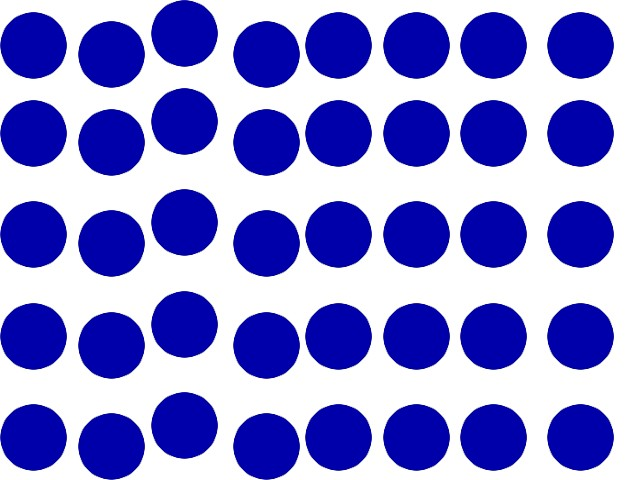
#> input picture circleDetector/seq_test.jpeg, 640 x 480 px, given in place of the camera
$ python circleDetectorWithInterpolation.py
#> lines starting #> are read from the running program, lines starting #| are printed output that depends on the picture
import cv2
import numpy as np
import csv

def firstSort(coordinates):
	return coordinates[1]

def secondSort(coordinates):
	return coordinates[0]

def main():
	# Detect circles from an image from the webcam
	#frame = cv2.imread('/Users/jpclemente97/git/PopsenteretProducerStation/circleDetector/CameraCalibrating.png', cv2.IMREAD_COLOR)

	cam = cv2.VideoCapture(1)
	ret, frame = cam.read()
#> frame is the input picture: shape (480, 640, 3); mean B, G, R 214.7, 139.8, 139.8

	frame = cv2.flip(frame, 1)
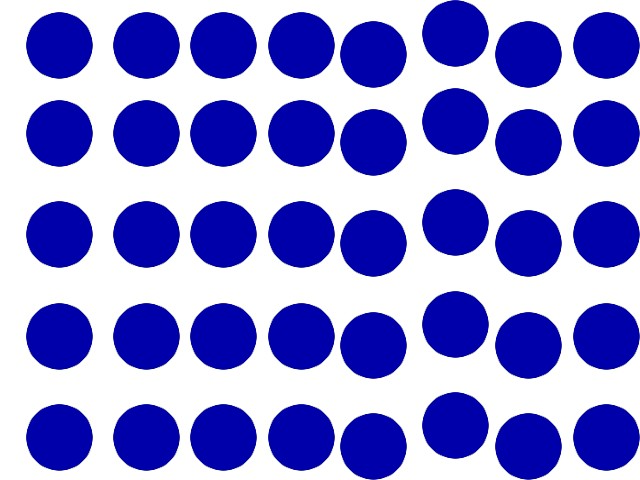
#> frame: shape (480, 640, 3); mean B, G, R 214.7, 139.8, 139.8

	cv2.imshow("Detected Circle", frame)
	cv2.waitKey(5000)
	cv2.destroyAllWindows()
	frame = frame.astype(np.uint8)
	gray = cv2.cvtColor(frame, cv2.COLOR_BGR2GRAY)
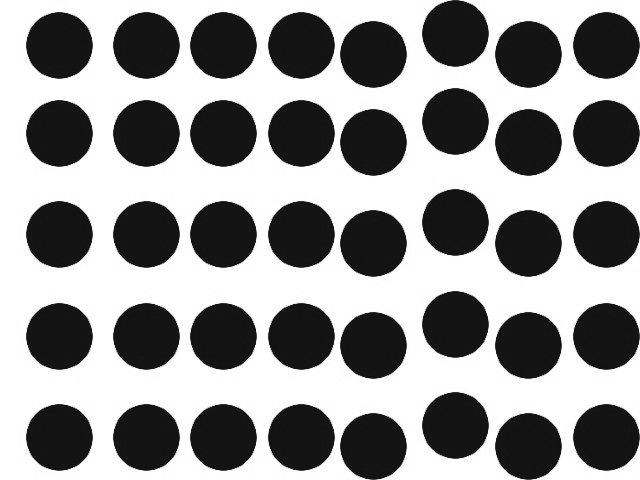
#> gray: shape (480, 640); min 12, max 255, mean 148.3
	blur = cv2.blur(gray, (3, 3))
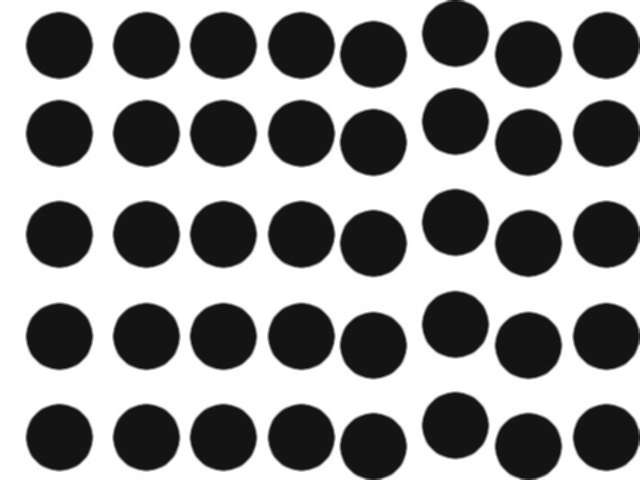
#> blur: shape (480, 640); min 18, max 255, mean 148.2

	success = False
	for param1 in reversed(range(30, 80)):
		if(success):
			break
		for param2 in reversed(range(1, 150)):
			circles = cv2.HoughCircles(blur,
					cv2.HOUGH_GRADIENT, 1, 20, param1 = param1,
					param2 = param2, minRadius = 5, maxRadius = 100)

			if circles is not None:
				centerPixelCoordinates = []
				# Save x,y coordinates of the center pixel for each circle
				for pt in circles[0, :]:
					centerPixelCoordinates.append([int(pt[0]), int(pt[1])])

				if len(centerPixelCoordinates) > 35:
					break
				# Make sure exactly 35 circles are found before proceeding
				elif len(centerPixelCoordinates) != 35:
					print(str(len(centerPixelCoordinates)) + " circles found")
				else:
					# Sort by their y values so we can get all 8 circles on each row
					centerPixelCoordinates.sort(key=firstSort)

					# Separate into 5 rows of 8 corresponding to each row of the sequencer
					coordinatesDict = {
						"guitar": centerPixelCoordinates[0:6],
						"tom": centerPixelCoordinates[6:14],
						"hihat": centerPixelCoordinates[14:21],
						"snare": centerPixelCoordinates[21:29],
						"kick": centerPixelCoordinates[29:35]
					}

					# Sort each row of 8 by their x values to get the correct order
					for key, value in coordinatesDict.items():
						value.sort(key=secondSort)

					coordinatesDict = interpretValues(coordinatesDict)

					# Check if all the center pixels are in a grid formation
					if gridDetector(coordinatesDict):
						frame_copy = frame
						for pt in circles[0, :]:
							a, b, r = int(pt[0]), int(pt[1]), int(pt[2])

							# Draw the circumference of the circle.
							cv2.circle(frame_copy, (a, b), r, (0, 255, 0), 2)

							# Draw a small circle (of radius 1) to show the center.
							cv2.circle(frame_copy, (a, b), 1, (0, 0, 255), 3)

							circles = np.uint16(np.around(circles))

						cv2.imshow("Detected Circle", frame_copy)
						cv2.waitKey(5000)
						cv2.destroyAllWindows()

						# Write the CSV file
						with open('../Dev_241022/seq.csv', 'w', newline='') as f:
							writer = csv.writer(f)
							for key, value in coordinatesDict.items():
								for coordinate in value:
									writer.writerow(coordinate)
						print("Success! Find results in seq.csv")
						success = True
						break
					else:
						print("Grid search failed")
#> after the loop, centerPixelCoordinates = 36 pairs, first value 57 to 606, second value 44 to 444; coordinatesDict = 5 items; success = False

def gridDetector(coordinatesDict):
	# Check grid columns (x axis)
	for i in range(0, 8):
		minPixelX = 999999
		maxPixelX = 0
		for key, centerPixelCoordinates in coordinatesDict.items():
			if centerPixelCoordinates[i][0] < minPixelX:
				minPixelX = centerPixelCoordinates[i][0]
			elif centerPixelCoordinates[i][0] > maxPixelX:
				maxPixelX = centerPixelCoordinates[i][0]

		if ((maxPixelX - minPixelX) > 100):
			print(maxPixelX)
			print(minPixelX)
			return False

	# Check grid rows (y axis)
	for key, centerPixelCoordinates in coordinatesDict.items():
		minPixelY = 999999
		maxPixelY = 0
		for coordinate in centerPixelCoordinates:
			if coordinate[1] < minPixelY:
				minPixelY = coordinate[1]
			elif coordinate[1] > maxPixelY:
				maxPixelY = coordinate[1]

		if ((maxPixelY - minPixelY) > 100):
			return False

	return True

def interpretValues(coordinatesDict):
	guitarCoordinates = coordinatesDict['guitar']
	tomCoordinates = coordinatesDict['tom']
	hihatCoordinates = coordinatesDict['hihat']
	snareCoordinates = coordinatesDict['snare']
	kickCoordinates = coordinatesDict['kick']

	guitarX = []
	guitarY = []
	for x, y in guitarCoordinates:
		guitarX.append(x)
		guitarY.append(y)

	hihatX = []
	hihatY = []
	for x, y in hihatCoordinates:
		hihatX.append(x)
		hihatY.append(y)

	kickX = []
	kickY = []
	for x, y in kickCoordinates:
		kickX.append(x)
		kickY.append(y)

	xpGuitarKick = [0, 2, 3, 4, 5, 7]
	xpHiHat = [0, 1, 2, 3, 5, 6, 7]

	guitarNewX = np.interp([1, 6], xpGuitarKick, guitarX)
	hihatNewX = np.interp(4, xpHiHat, hihatX)
	kickNewX = np.interp([1, 6], xpGuitarKick, kickX)
	guitarNewY = np.interp([1, 6], xpGuitarKick, guitarY)
	hihatNewY = np.interp(4, xpHiHat, hihatY)
	kickNewY = np.interp([1, 6], xpGuitarKick, kickY)

	coordinatesDict['guitar'].insert(1, [int(guitarNewX[0]), int(guitarNewY[0])])
	coordinatesDict['guitar'].insert(6, [int(guitarNewX[1]), int(guitarNewY[1])])
	coordinatesDict['hihat'].insert(4, [int(hihatNewX), int(hihatNewY)])
	coordinatesDict['kick'].insert(1, [int(kickNewX[0]), int(kickNewY[0])])
	coordinatesDict['kick'].insert(6, [int(kickNewX[1]), int(kickNewY[1])])

	return coordinatesDict

if __name__ == "__main__":
    main()
